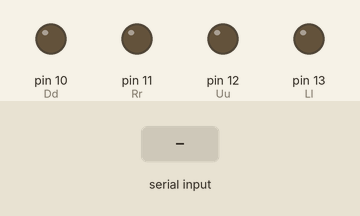
A sketch run on a simulated Arduino Uno, built with avr-gcc and run on an emulated ATmega328P. Parts: output pins drawn as LEDs (lit = HIGH). The test bench sets the inputs (shaded band).

Above: at 1.2 s.
1.3 s: "L" received over Serial
At 2.5 s:
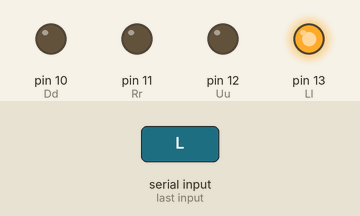
2.8 s: "U" received over Serial
At 3.7 s:
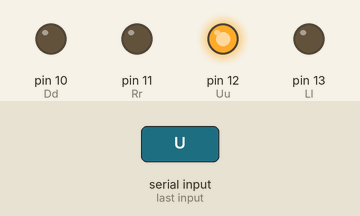
4.3 s: "R" received over Serial
At 4.9 s:
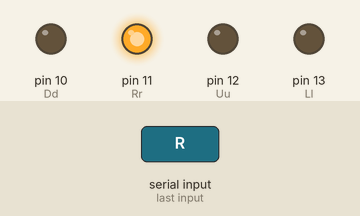
5.8 s: "D" received over Serial
At 7.0 s:
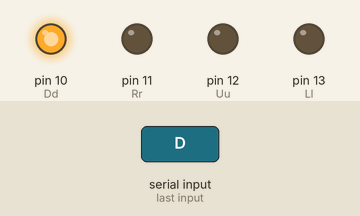
7.3 s: "Q" received over Serial
At 8.3 s:
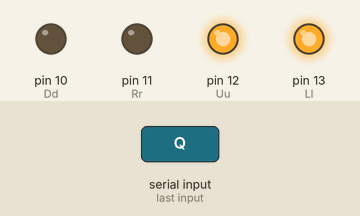
8.8 s: "E" received over Serial
At 9.5 s:
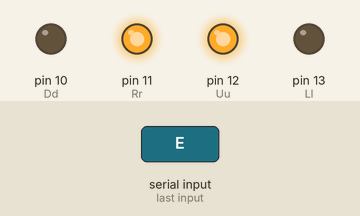
Timing chart, 0 to 11.3 s (numbered marks = the images above; inputs shaded):
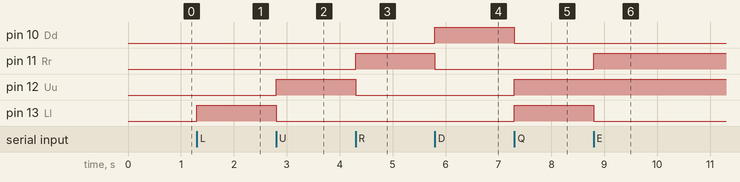

Measured:
- after the input at 1.3 s, pin 13 (Ll): LOW → HIGH at once
- after the input at 2.8 s, pin 12 (Uu): LOW → HIGH at once; pin 13 (Ll): HIGH → LOW at once
- after the input at 4.3 s, pin 11 (Rr): LOW → HIGH at once; pin 12 (Uu): HIGH → LOW at once
- after the input at 5.8 s, pin 10 (Dd): LOW → HIGH at once; pin 11 (Rr): HIGH → LOW at once
- after the input at 7.3 s, pin 10 (Dd): HIGH → LOW at once; pin 12 (Uu), pin 13 (Ll): LOW → HIGH at once
- after the input at 8.8 s, pin 11 (Rr): LOW → HIGH at once; pin 13 (Ll): HIGH → LOW at once

The sketch:

FaceDetection.ino
```cpp
int Ll = 13;
int Uu = 12;
int Rr = 11;
int Dd = 10;

void setup() {
  Serial.begin(9600);
  pinMode(Ll, OUTPUT);
  pinMode(Uu, OUTPUT);
  pinMode(Rr, OUTPUT);
  pinMode(Dd, OUTPUT);
}

void loop() {
  if (Serial.available()) {
    int incomingByte = Serial.read();
    if (incomingByte == 'L') {
      digitalWrite(Ll, HIGH);
    } else{
      digitalWrite(Ll, LOW);
    }
    if (incomingByte == 'U') {
      digitalWrite(Uu, HIGH);
    } else{
      digitalWrite(Uu, LOW);
    }
    if (incomingByte == 'R') {
      digitalWrite(Rr, HIGH);
    } else{
      digitalWrite(Rr, LOW);
    }
    if (incomingByte == 'D') {
      digitalWrite(Dd, HIGH);
    } else{
      digitalWrite(Dd, LOW);
    }


    if (incomingByte == 'Q') {
      digitalWrite(Ll, HIGH);
      digitalWrite(Uu, HIGH);
    }
    if (incomingByte == 'E') {
      digitalWrite(Uu, HIGH);
      digitalWrite(Rr, HIGH);
    }
    if (incomingByte == 'X') {
      digitalWrite(Rr, HIGH);
      digitalWrite(Dd, HIGH);
    }
    if (incomingByte == 'Z') {
      digitalWrite(Dd, HIGH);
      digitalWrite(Ll, HIGH);
    }


  }
}
```
